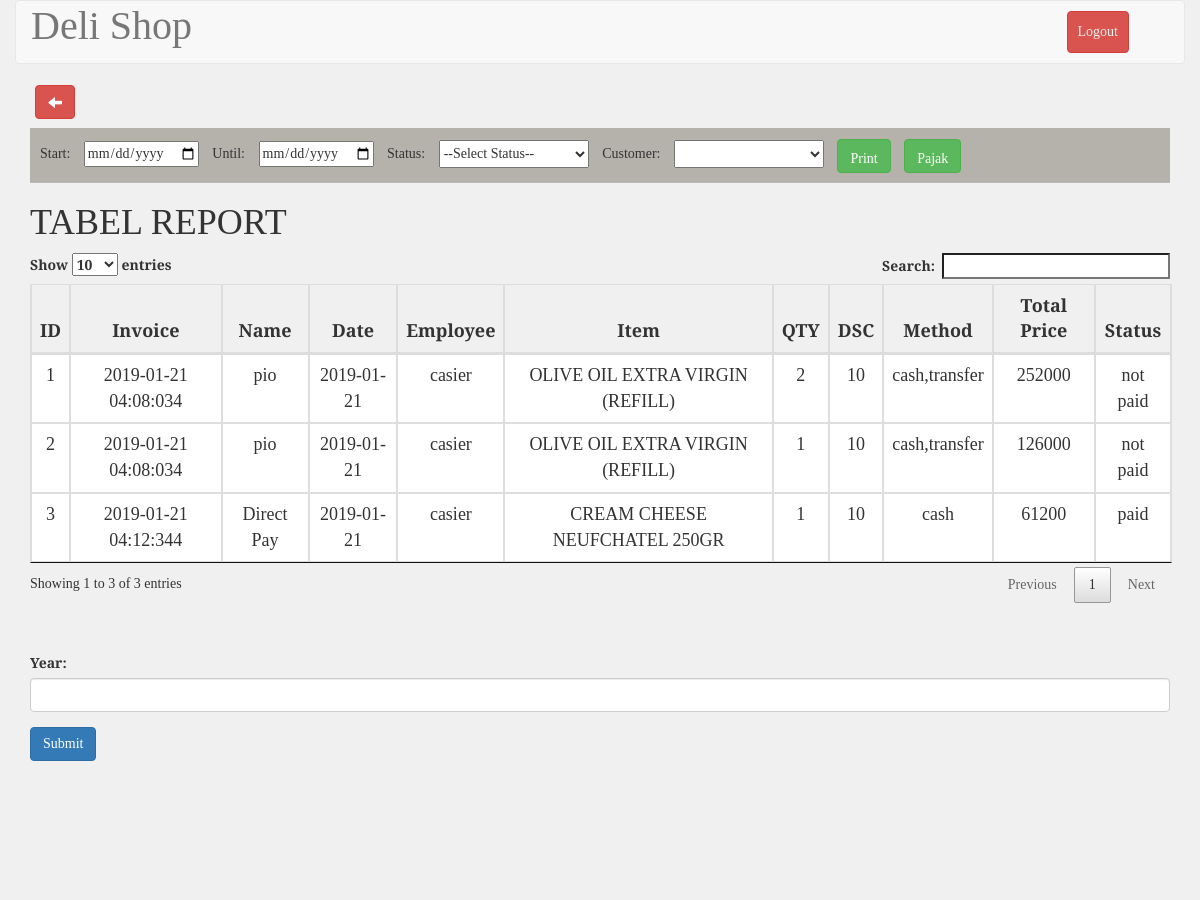
/report.php (signed in, upper part), run on an earlier commit of the app's database.
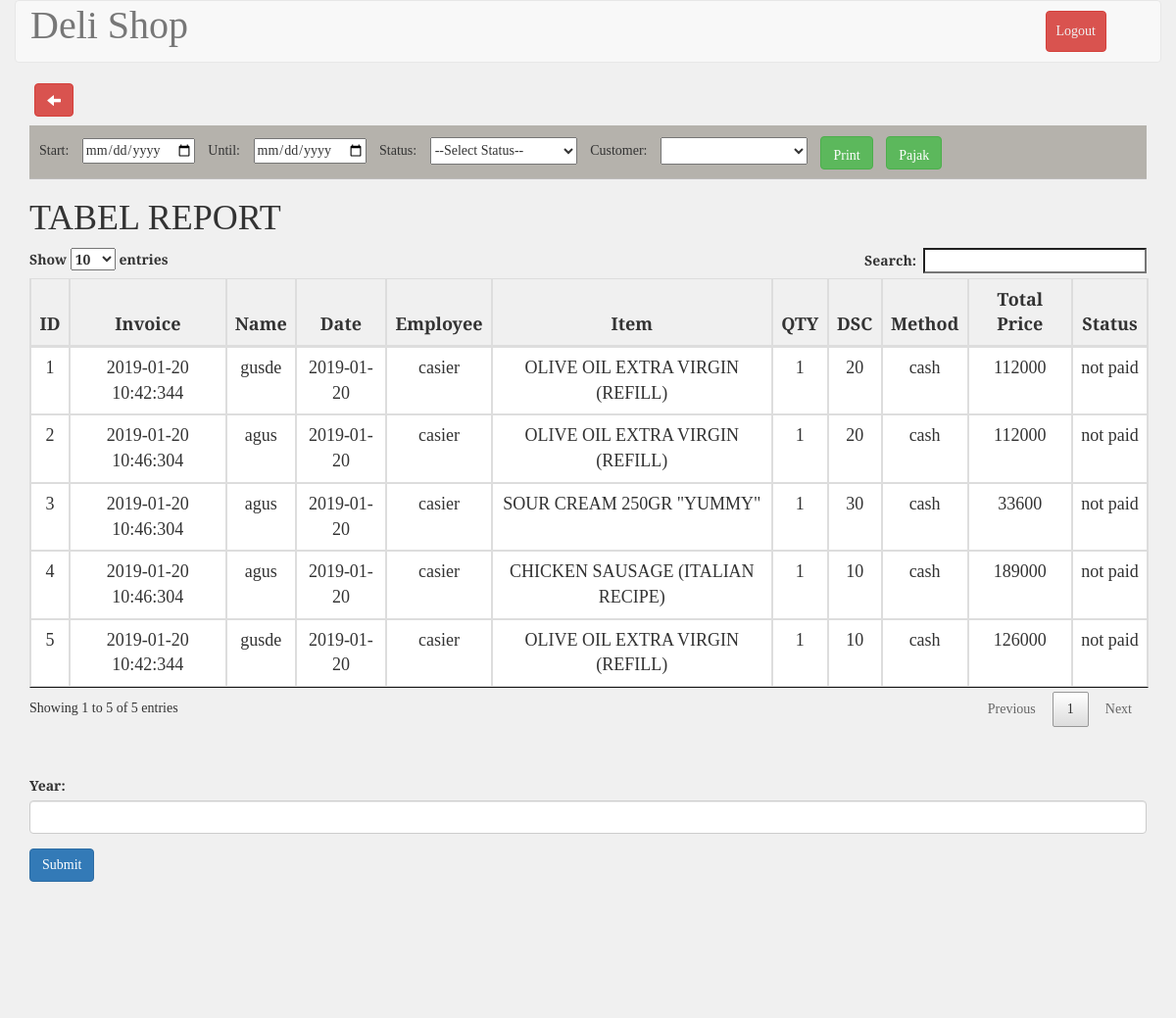
And on a later commit of the database.
### tables this page shows
CREATE TABLE `tb_transaksi` (
  `id` int(11) NOT NULL AUTO_INCREMENT,
  `invoice` varchar(200) NOT NULL,
  `nm_transaksi` varchar(200) NOT NULL,
  `tnggl` datetime NOT NULL,
  `id_employee` int(11) unsigned NOT NULL,
  `id_item` int(11) unsigned NOT NULL,
  `qty` float unsigned NOT NULL,
  `discount` float NOT NULL,
  `total_price` float unsigned NOT NULL,
  `description` text NOT NULL,
  `statuss` int(11) unsigned NOT NULL,
  PRIMARY KEY (`id`),
  KEY `id_employee` (`id_employee`),
  KEY `id_item` (`id_item`),
  CONSTRAINT `tb_transaksi_ibfk_1` FOREIGN KEY (`id_employee`) REFERENCES `tb_employee` (`id`),
  CONSTRAINT `tb_transaksi_ibfk_2` FOREIGN KEY (`id_item`) REFERENCES `tb_barang` (`id`)
);

CREATE TABLE `tb_deposit` (
  `id` int(11) unsigned NOT NULL AUTO_INCREMENT,
  `invoice` varchar(20) NOT NULL,
  `deposit` float NOT NULL,
  `payment` float NOT NULL,
  `method` varchar(100) NOT NULL,
  `rest_total` float NOT NULL,
  PRIMARY KEY (`id`)
);

### report.php (the view, shortened to what this page needs)
<?php
include_once 'koneksi.php';
$barang = mysqli_query($conn, "SELECT tb_transaksi.invoice, nm_transaksi, Date(tnggl) as tnggl, (SELECT nama FROM tb_employee WHERE id=id_employee) AS nama_pegawai, (SELECT item FROM tb_barang WHERE id=id_item ) AS item, qty, discount, total_price, statuss, tb_deposit.method as method FROM tb_transaksi inner join tb_deposit on tb_deposit.invoice=tb_transaksi.invoice;");
?>
<!DOCTYPE html>
<html>
	<?php include("./templates/header.php"); ?>
	<link rel="stylesheet" type="text/css" href="./css/stockStyle.css">
	<link rel="stylesheet" href="./assets/jquery-ui.css">
	<body>
		<form action="finishReport.php" method="POST" accept-charset="utf-8">
			<div class="container-fluid">
				<div class="row">
					<div class="col-md-12 header">
						<nav class="navbar navbar-default" role="navigation">
							<div class="container-fluid">
								<div class="navbar-header">
									<a class="navbar-brand" style="font-size: 40px;" href="#">Deli Shop</a>
								</div>
								<div class="collapse navbar-collapse navbar-ex1-collapse">
									<ul class="nav navbar-nav navbar-right">
										<li><a type="button" class="btn btn-danger" style="margin: 10px; padding: 10px;" href="logout.php">Logout</a></li>
										<li><a href=""> </a></li>
									</ul>
								</div>
							</div>
						</nav>
					</div>
				</div>
			</div>
			<div class="container">
				<div class="row">
					<div class="col-md-12" id="mytable">
					<table id="example" class="table table-bordered" style="width: 100%;">
						<a href="administrator.php" style="margin-left: 5px; margin-bottom: 10px;" type="button" class="btn btn-danger glyphicon glyphicon-arrow-left" ></a><br>
						<div style="border-bottom:1px solid #bcbaba; margin-bottom:10px; background-color:#b5b2ac; padding:0 0 0 10px">
							Start: <input style="margin:10px; " type="date" name="dateStart" id="date_start">
							Until: <input style="margin:10px;" type="date" name="dateStop" id="date_end">
							Status: <select style="margin:10px; width:150px;height:28px" id="status_paid" name="status">
								<option value="">--Select Status--</option>
							</select>
							Customer: <select style="margin:10px; width:150px;height:28px" id="customer" name="customer">
							</select>
							<input type="submit" class="btn btn-success glyphicon glyphicon-print" style="margin:10px 0 10px 0" name="Submit" value="Print"></button>
							<input type="submit" class="btn btn-success glyphicon glyphicon-print" style="margin:10px 0 10px 10px; " name="Submit" value="Pajak"></i></button>
						</div>
						<h1> TABEL REPORT</h1>
						<thead>
							<tr>
								<th>ID</th>
								<th>Invoice</th>
								<th>Name</th>
								<th>Date</th>
								<th>Employee</th>
								<th>Item</th>
								<th>QTY</th>
								<th>DSC</th>
								<th>Method</th>
								<th>Total Price</th>
								<th>Status</th>
							</tr>
						</thead>
						<tbody>
							<?php
							$no=1;
							foreach ($barang as $data) {?>
							<tr>
								<td><?php echo $no ?></td>
								<td><?php echo $data["invoice"];?></td>
								<td><?php echo ($data["nm_transaksi"]=="" ? "Direct Pay": $data["nm_transaksi"]);?></td>
								<td><?php echo $data["tnggl"];?></td>
								<td><?php echo $data["nama_pegawai"];?></td>
								<td><?php echo $data["item"];?></td>
								<td><?php echo $data["qty"];?></td>
								<td><?php echo $data["discount"];?></td>
								<td><?php echo $data["method"]; ?></td>
								<td><?php echo $data["total_price"];?></td>
								<td><?php if($data["statuss"]==0)
								{
									echo("not paid");
								}
								else{
									echo("paid");
								}
								?></td>
							</tr>
							<?php $no++; }?>
						</tbody>
					</table>
					<div id="chart-div">
						<div class="form-group">
							<label for="year">Year:</label>
							<input type="text" class="form-control" id="year">
						</div>
						<button class="btn btn-primary" id="chartBtn">Submit</button>
						<div class="ct-chart ct-perfect-fourth"></div>
					</div>
				</div>
			</div>
		</form>
	</body>
</html>

### templates/header.php (shortened to what this page needs)
<head>
    <link rel="stylesheet" type="text/css" href="./assets/jquery.dataTables.min.css">
    <link rel="stylesheet" href="./assets/bootstrap3.3.7/css/bootstrap.min.css">
    <link href="./assets/select2.min.css" rel="stylesheet" />
    <link rel="stylesheet" href="./assets/chart.css">
    <link rel="stylesheet" href="./assets/pace.css">
</head>

### assets/chart.css (style rules this page uses)
.ct-double-octave:after,.ct-major-eleventh:after,.ct-major-second:after,.ct-major-seventh:after,.ct-major-sixth:after,.ct-major-tenth:after,.ct-major-third:after,.ct-major-twelfth:after,.ct-minor-second:after,.ct-minor-seventh:after,.ct-minor-sixth:after,.ct-minor-third:after,.ct-octave:after,.ct-perfect-fifth:after,.ct-perfect-fourth:after,.ct-square:after { content:"";clear:both }
.ct-perfect-fourth { display:block;position:relative;width:100% }
.ct-perfect-fourth:before { display:block;float:left;content:"";width:0;height:0;padding-bottom:75% }
.ct-perfect-fourth:after { display:table }

### css/stockStyle.css (style rules this page uses)
html,body { font-family: 'Slabo 27px', serif; background-color: #f0f0f0; }
#example, th, td { font-size: 18px; text-align: center; width: auto; }
.navbar-default .navbar-nav>li>a { color: #f0f0f0 !important; }

### report.php (style rules this page uses)
#chart-div { margin-top: 50px; }

What changed in the data, as far as the page shows it:
removed tb_transaksi: invoice "2019-01-21 04:08:034", nm_transaksi "pio", tnggl "2019-01-21", nama_pegawai "casier", item "OLIVE OIL EXTRA VIRGIN (REFILL)", qty "2", discount "10", tb_deposit.method "cash,transfer", total_price "252000", statuss "not paid"
removed tb_transaksi: invoice "2019-01-21 04:08:034", nm_transaksi "pio", tnggl "2019-01-21", nama_pegawai "casier", item "OLIVE OIL EXTRA VIRGIN (REFILL)", qty "1", discount "10", tb_deposit.method "cash,transfer", total_price "126000", statuss "not paid"
removed tb_transaksi: invoice "2019-01-21 04:12:344", nm_transaksi "Direct Pay", tnggl "2019-01-21", nama_pegawai "casier", item "CREAM CHEESE NEUFCHATEL 250GR", qty "1", discount "10", tb_deposit.method "cash", total_price "61200", statuss "paid"
added tb_transaksi: invoice "2019-01-20 10:42:344", nm_transaksi "gusde", tnggl "2019-01-20", nama_pegawai "casier", item "OLIVE OIL EXTRA VIRGIN (REFILL)", qty "1", discount "20", tb_deposit.method "cash", total_price "112000", statuss "not paid"
added tb_transaksi: invoice "2019-01-20 10:46:304", nm_transaksi "agus", tnggl "2019-01-20", nama_pegawai "casier", item "OLIVE OIL EXTRA VIRGIN (REFILL)", qty "1", discount "20", tb_deposit.method "cash", total_price "112000", statuss "not paid"
added tb_transaksi: invoice "2019-01-20 10:46:304", nm_transaksi "agus", tnggl "2019-01-20", nama_pegawai "casier", item "SOUR CREAM 250GR \"YUMMY\"", qty "1", discount "30", tb_deposit.method "cash", total_price "33600", statuss "not paid"
added tb_transaksi: invoice "2019-01-20 10:46:304", nm_transaksi "agus", tnggl "2019-01-20", nama_pegawai "casier", item "CHICKEN SAUSAGE (ITALIAN RECIPE)", qty "1", discount "10", tb_deposit.method "cash", total_price "189000", statuss "not paid"
added tb_transaksi: invoice "2019-01-20 10:42:344", nm_transaksi "gusde", tnggl "2019-01-20", nama_pegawai "casier", item "OLIVE OIL EXTRA VIRGIN (REFILL)", qty "1", discount "10", tb_deposit.method "cash", total_price "126000", statuss "not paid"
Also different on the page:
text written by a page script: "Show entries Search: Showing 1 to 3 of 3 entries Previous 1 Next" → "Show entries Search: Showing 1 to 5 of 5 entries Previous 1 Next"
